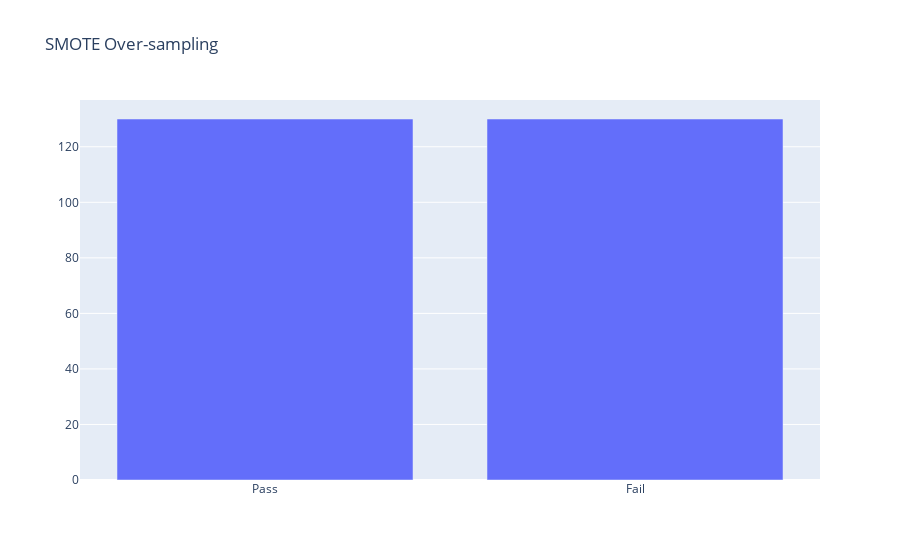

The cell this chart's notebook holds for it:
### Markdown cell above
## 1.2. SMOTE Over-sampling

### Code cell
smote = SMOTE(sampling_strategy = 'minority', random_state = 12)
X_smote, y_smote = smote.fit_resample(X_train, y_train)
fig = dataset_barplot(y_smote, 'SMOTE Over-sampling')
fig.write_html('plots/DT/SMOTE_OS_bar.html')
print("The count of pass (SMOTE Over-sampling):", sum(y_smote['OverallPoF']==0))
print("The count of fail (SMOTE Over-sampling):", sum(y_smote['OverallPoF']==1))

### Figure 1 — Plotly figure (JSON) as saved in the notebook; plotly's stock layout.template omitted (floating-point values rounded to 4 significant figures)
{"data": [{"type": "bar", "x": ["Pass", "Fail"], "y": [130, 130]}], "layout": {"title": {"text": "SMOTE Over-sampling"}}}
